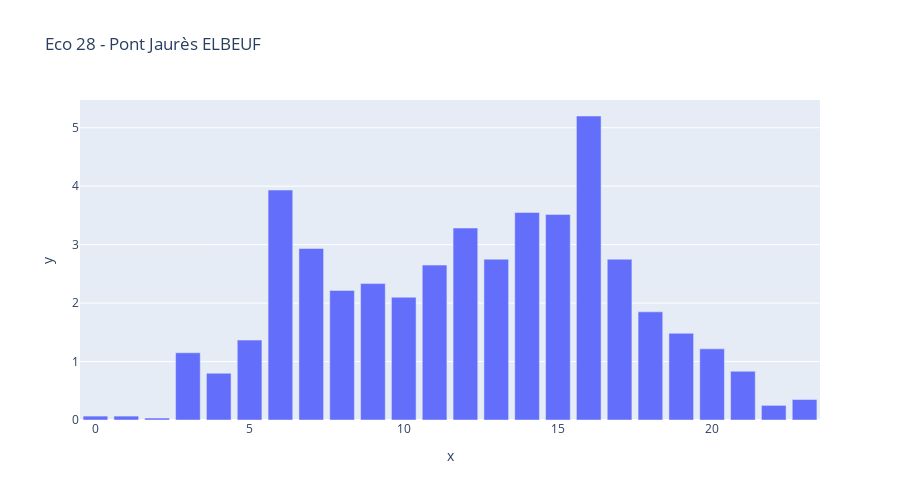

Notebook cell for this chart:
### Code cell
def plot_moyenne_horaire(name):
    data = df.loc[df['name']==name,['Hour','counts']]
    data = data.groupby('Hour').mean()
    data = data.reset_index()
    return px.bar(x=data['Hour'],y=data['counts'],title=name,height=500)

widgets.interact(plot_moyenne_horaire,name=df['name'].unique())

### Figure 1 — Plotly figure (JSON) as saved in the notebook; plotly's stock layout.template omitted (floating-point values rounded to 4 significant figures)
{"data": [{"alignmentgroup": "True", "hovertemplate": "x=%{x}<br>y=%{y}<extra></extra>", "legendgroup": "", "marker": {"color": "#636efa", "pattern": {"shape": ""}}, "name": "", "offsetgroup": "", "orientation": "v", "showlegend": false, "textposition": "auto", "type": "bar", "x": [0, 1, 2, 3, 4, 5, 6, 7, 8, 9, 10, 11, 12, 13, 14, 15, 16, 17, 18, 19, 20, 21, 22, 23], "xaxis": "x", "y": [0.06667, 0.06667, 0.03333, 1.15, 0.8, 1.367, 3.933, 2.933, 2.217, 2.333, 2.1, 2.65, 3.283, 2.75, 3.55, 3.517, 5.2, 2.75, 1.85, 1.483, 1.217, 0.8333, 0.25, 0.35], "yaxis": "y"}], "layout": {"barmode": "relative", "height": 500, "legend": {"tracegroupgap": 0}, "title": {"text": "Eco 28 - Pont Jaurès ELBEUF"}, "xaxis": {"anchor": "y", "domain": [0, 1], "title": {"text": "x"}}, "yaxis": {"anchor": "x", "domain": [0, 1], "title": {"text": "y"}}}}
